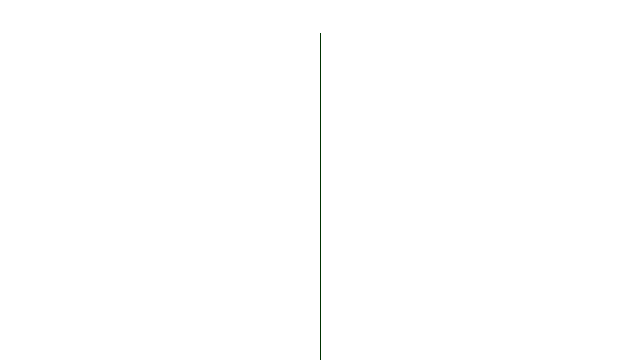
Frame 1 (no input)
Frame 60 (the mouse pressed at the canvas centre just before this capture): identical to frame 1, image omitted
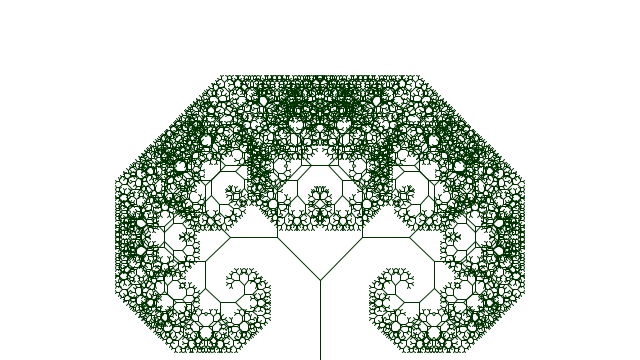
Frame 120 (the mouse held since frame 60 and released just before this capture)

The Processing sketch that drew these frames (run headless with seeded random() and noise(); from frame 60 on, the mouse is pressed at the canvas centre):

// Processing sketch: processing_134599
// ── processing_134599.pde

/**
 * Recursive Tree
 * by Daniel Shiffman.  
 * 
 * Renders a simple tree-like structure via recursion. 
 * The branching angle is calculated as a function of 
 * the horizontal mouse location. Move the mouse left
 * and right to change the angle.
 */

float theta; 
float beta;

void setup() {
  size(640, 360);
}

void draw() {
  background(255);
  frameRate(30);
  stroke(0, 50, beta);
  if (mouseY>150) {
    beta++;
  }
  else {
    beta--;
  }
  // Let's pick an angle 0 to 90 degrees based on the mouse position
  float a = (mouseX / (float) width) * 90f;
  // Convert it to radians
  theta = radians(a);
  // Start the tree from the bottom of the screen
  translate(width/2, height);
  // Draw a line 120 pixels
  line(0, 0, 0, -80);
  // Move to the end of that line
  translate(0, -80);
  // Start the recursive branching!
  branch(80);
  println("MouseY =" + mouseY);
}

void branch(float h) {
  // Each branch will be 2/3rds the size of the previous one
  h *= 0.76;

  // All recursive functions must have an exit condition!!!!
  // Here, ours is when the length of the branch is 2 pixels or less
  if (h > 2) {
    pushMatrix();    // Save the current state of transformation (i.e. where are we now)
    rotate(theta);   // Rotate by theta
    line(0, 0, 0, -h);  // Draw the branch
    translate(0, -h); // Move to the end of the branch
    branch(h);       // Ok, now call myself to draw two new branches!!
    popMatrix();     // Whenever we get back here, we "pop" in order to restore the previous matrix state

    // Repeat the same thing, only branch off to the "left" this time!
    pushMatrix();
    rotate(-theta);
    line(0, 0, 0, -h);
    translate(0, -h);
    branch(h);
    popMatrix();
  }
}
